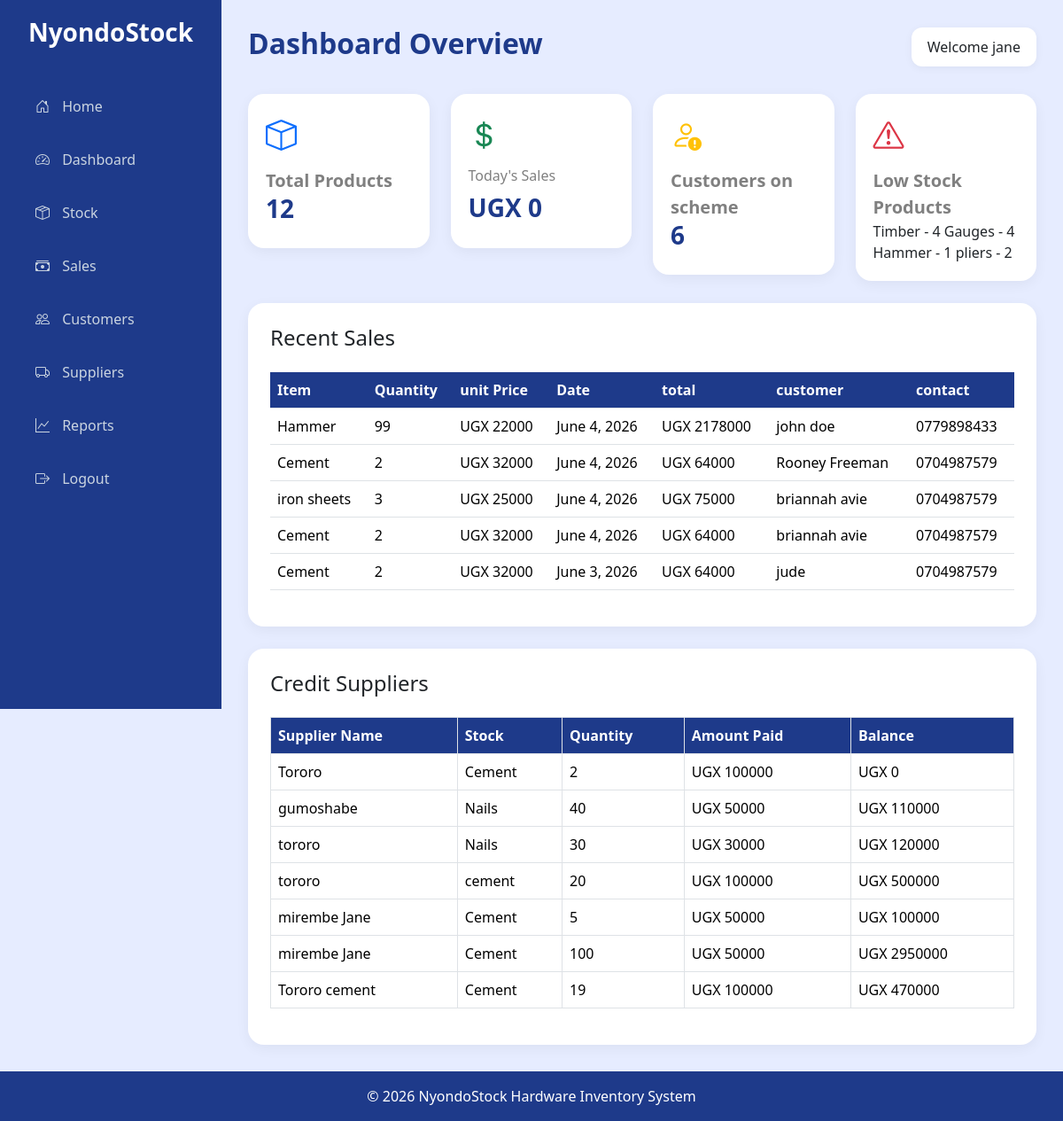
The page /dashboard/ (signed in) on the database its author committed.
### mugeniapp/models.py (models this page shows, shortened)
class Stock(models.Model):
    name = models.CharField(max_length=100, unique=True)
    category = models.CharField(max_length=100)
    quantity = models.PositiveIntegerField(default=0)
    supplier = models.CharField(max_length=100, null=True)
    cost_price = models.PositiveIntegerField(default=0)
    selling_price = models.PositiveIntegerField(default=0)
    date = models.DateField()
    def __str__(self):
     return self.name

class Sales(models.Model):
    name = models.ForeignKey(Stock, on_delete=models.CASCADE)
    quantity = models.PositiveIntegerField(default=0)
    unit_price = models.PositiveIntegerField()
    date = models.DateField()
    total_price = models.PositiveIntegerField(default=0)
    customer_name = models.CharField(max_length=100)
    customer_contact = models.CharField(max_length=100)
    distance = models.FloatField(default=0)
    transport_fee = models.PositiveIntegerField(default=0)
    grand_total = models.PositiveIntegerField(default=0)

class Supplier(models.Model):
    product_name = models.CharField(max_length=100, default="0")
    supplier_name = models.CharField(max_length=100)
    supplier_contact = models.CharField(
    max_length=20,
    null=True,
    blank=True
)
    quantity = models.PositiveIntegerField(default=0)
    cost_price = models.PositiveIntegerField(default=0)
    total_cost = models.PositiveIntegerField(default=0 , blank=True, null=True)
    date = models.DateField()
    method_of_payment = models.CharField(max_length=50, default="Credit")
    amount_paid = models.IntegerField(default=0)
    balance = models.IntegerField(default=0, blank=True, null=True)

### mugeniapp/views.py (the view)
# urls.py: path('dashboard/', views.dashboard, name='dashboard'),
@login_required
def dashboard(request):
    total_products = Stock.objects.count()
    today = now().date()
    today_sales_qs = Sales.objects.filter(date=today)
    total_sales_amount = today_sales_qs.aggregate(
        total=Sum('total_price')
    )['total'] or 0
    scheme_customers = Customer.objects.count()
    credit_suppliers = Supplier.objects.all()
    recent_sales = Sales.objects.order_by('-id')[:5]
    low_stock_products = Stock.objects.filter(quantity__lte=10)
    context = {
        'total_products': total_products,
        'today_sales_amount': total_sales_amount,
        'scheme_customers': scheme_customers,
        'credit_suppliers': credit_suppliers,
        'recent_sales': recent_sales,
        'low_stock_products': low_stock_products,
    }
    return render(request, 'dashboard.html', context)

### mugeniapp/templates/dashboard.html (shortened to what this page needs)
<!DOCTYPE html>
<html lang="en">
<head>
    <link href="https://cdn.jsdelivr.net/npm/bootstrap@5.3.8/dist/css/bootstrap.min.css" rel="stylesheet">
    <link rel="stylesheet"
    href="https://cdn.jsdelivr.net/npm/bootstrap-icons@1.11.3/font/bootstrap-icons.min.css">
</head>
<body>
    <div class="sidebar">
        <h3>NyondoStock</h3>
        <a href="{% url 'index' %}">
            <i class="bi bi-house-door"></i> Home
        </a>
        <a href="{% url 'dashboard' %}">
            <i class="bi bi-speedometer2"></i> Dashboard
        </a>
        <a href="{% url 'add' %}">
            <i class="bi bi-box-seam"></i> Stock
        </a>
        <a href="{% url 'save' %}">
            <i class="bi bi-cash-stack"></i> Sales
        </a>
        <a href="{% url 'customer' %}">
            <i class="bi bi-people"></i> Customers
        </a>
        <a href="{% url 'supplier_view' %}">
            <i class="bi bi-truck"></i> Suppliers
        </a>
        <a href="{% url 'reports' %}">
            <i class="bi bi-graph-up"></i> Reports
        </a>
        <a href="{% url 'logout' %}">
            <i class="bi bi-box-arrow-right"></i> Logout
        </a>
    </div>
    <div class="main-content">
        <div class="topbar">
            <h2>Dashboard Overview</h2>
            <div class="profile">
                 Welcome jane
            </div>
        </div>
        <div class="row g-4">
            <div class="col-md-3">
                <div class="dashboard-card">
                    <div class="card-icon text-primary">
                        <i class="bi bi-box"></i>
                    </div>
 <li style="list-style: none;"><a href="{% url 'add' %}" style="font-size: 20px; color: grey; font-weight: bold; text-decoration: none;">Total Products</a></li>
                    <h3>{{ total_products }}</h3>
                </div>
            </div>
            <div class="col-md-3">
                <div class="dashboard-card">
                    <div class="card-icon text-success">
                        <i class="bi bi-currency-dollar"></i>
                    </div>
                    <h6>Today's Sales</h6>
                    <h3>UGX {{ today_sales_amount }}</h3>
                </div>
            </div>
            <div class="col-md-3">
                <div class="dashboard-card">
                    <div class="card-icon text-warning">
                        <i class="bi bi-person-exclamation"></i>
                    </div>
                  <li style="list-style: none;">
    <a href="{% url 'customer' %}"
       style="font-size: 20px; color: grey; font-weight: bold; text-decoration: none;">
        Customers on scheme
    </a>
</li>
                 <h3>{{ scheme_customers }}</h3>
                </div>
            </div>
            <div class="col-md-3">
                <div class="dashboard-card">
                    <div class="card-icon text-danger">
                        <i class="bi bi-exclamation-triangle"></i>
                    </div>
                      <li style="list-style: none;"><a href="{% url 'add' %}" style="font-size: 20px; color: grey; font-weight: bold; text-decoration: none;">Low Stock Products</a></li>
{% for item in low_stock_products %}
    {{ item.name }} - {{ item.quantity }}
{% endfor %}
                </div>
            </div>
        </div>
        <div class="table-box">
            <h4 class="mb-4">Recent Sales</h4>
            <table class="table table-hover align-middle">
                <thead>
                    <tr>
                        <th>Item</th>
                        <th>Quantity</th>
                        <th>unit Price</th>
                        <th>Date</th>
                        <th>total</th>
                        <th>customer</th>
                        <th>contact</th>
                    </tr>
                </thead>
                <tbody>
                    {% for sale in recent_sales %}
                    <tr>
                    <td>{{ sale.name }}</td>
                        <td>{{ sale.quantity }}</td>
                        <td>UGX {{ sale.unit_price }}</td>
         <td>{{ sale.date }}</td>
                        <td>UGX {{ sale.total_price }}</td>
                        <td>{{ sale.customer_name }}</td>
                        <td>{{ sale.customer_contact }}</td>
                    </tr>
                    {% endfor %}
                </tbody>
            </table>
        </div>
<div class="table-box">
    <h4 class="mb-4">Credit Suppliers</h4>
    <table class="table table-bordered align-middle">
        <thead>
            <tr>
                <th>Supplier Name</th>
                <th>Stock</th>
                <th>Quantity</th>
                <th>Amount Paid</th>
                <th>Balance</th>
            </tr>
        </thead>
        <tbody>
            {% for supplier in credit_suppliers %}
            <tr>
                <td>{{ supplier.supplier_name }}</td>
                <td>{{ supplier.product_name }}</td>
                <td>{{ supplier.quantity }}</td>
                <td>UGX {{ supplier.amount_paid }}</td>
                <td>UGX {{ supplier.balance }}</td>
            </tr>
            {% endfor %}
        </tbody>
    </table>
</div>
    </div>
    <footer>&copy; 2026 NyondoStock Hardware Inventory System</footer>
</body>
</html>

### mugeniapp/templates/dashboard.html (style rules this page uses)
body { background: #e6ecff; }
.sidebar { height: 100vh; background:#1E3A8A; position: fixed; width: 250px; padding-top: 20px; }
.sidebar h3 { color: white; text-align: center; margin-bottom: 40px; font-weight: bold; }
.sidebar a { display: block; color: #cbd5e1; text-decoration: none; padding: 14px 25px; margin: 8px 15px; border-radius: 10px; transition: 0.3s; font-size: 16px; }
.sidebar i { margin-right: 10px; }
.main-content { margin-left: 250px; padding: 30px; }
.topbar { display: flex; justify-content: space-between; align-items: center; margin-bottom: 30px; }
.topbar h2 { font-weight: bold; color: #1E3A8A; }
.profile { background: white; padding: 10px 18px; border-radius: 12px; box-shadow: 0 2px 10px rgba(0,0,0,0.05); }
.dashboard-card { border: none; border-radius: 18px; padding: 20px; background: white; box-shadow: 0 4px 15px rgba(0,0,0,0.05); transition: 0.3s; }
.card-icon { font-size: 35px; margin-bottom: 10px; }
.dashboard-card h6 { color: gray; margin-bottom: 10px; }
.dashboard-card h3 { font-weight: bold; color: #1E3A8A; }
.table-box { background: white; padding: 25px; border-radius: 18px; margin-top: 25px; box-shadow: 0 4px 15px rgba(0,0,0,0.05); }
.table th { background: #1E3A8A; color: white; }
footer { background: #1e3a8a; color: white; text-align: center; padding: 1rem; margin-top: auto; }

### rows shown on the page
Stock: name "Timber", quantity "4"
Stock: name "Gauges", quantity "4"
Stock: name "Hammer", quantity "1"
Stock: name "pliers", quantity "2"
Sales: name "Hammer", quantity "99", unit_price "22000", date "June 4, 2026", total_price "2178000", customer_name "john doe", customer_contact "0779898433"
Sales: name "Cement", quantity "2", unit_price "32000", date "June 4, 2026", total_price "64000", customer_name "Rooney Freeman", customer_contact "0704987579"
Sales: name "iron sheets", quantity "3", unit_price "25000", date "June 4, 2026", total_price "75000", customer_name "briannah avie", customer_contact "0704987579"
Sales: name "Cement", quantity "2", unit_price "32000", date "June 4, 2026", total_price "64000", customer_name "briannah avie", customer_contact "0704987579"
Sales: name "Cement", quantity "2", unit_price "32000", date "June 3, 2026", total_price "64000", customer_name "jude", customer_contact "0704987579"
Supplier: supplier_name "Tororo", product_name "Cement", quantity "2", amount_paid "100000", balance "0"
Supplier: supplier_name "gumoshabe", product_name "Nails", quantity "40", amount_paid "50000", balance "110000"
Supplier: supplier_name "tororo", product_name "Nails", quantity "30", amount_paid "30000", balance "120000"
Supplier: supplier_name "tororo", product_name "cement", quantity "20", amount_paid "100000", balance "500000"
Supplier: supplier_name "mirembe Jane", product_name "Cement", quantity "5", amount_paid "50000", balance "100000"
Supplier: supplier_name "mirembe Jane", product_name "Cement", quantity "100", amount_paid "50000", balance "2950000"
Supplier: supplier_name "Tororo cement", product_name "Cement", quantity "19", amount_paid "100000", balance "470000"

### other values the page prints
{{ total_products }} "12"
{{ today_sales_amount }} "0"
{{ scheme_customers }} "6"
